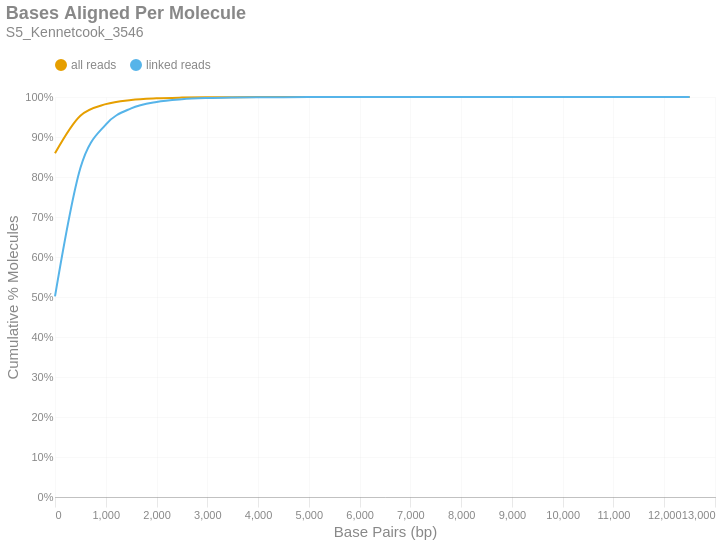

Here is the notebook cell this chart was saved with:
### Markdown cell above
### Bases Aligned Per Molecule
This is a cumulative frequency distribution showing the number of base pairs aligned per unique molecule. These data are shown in 500 bp bins. There are two distributions: one with `all reads` (yellow) and another with only `linked reads` (blue). The percent of molecules in the `linked reads` distribution is relative to the total number of linked molecules.

### Code cell
if SKIPLR:
    print_html(f"Skipped")
else:
    binned_df = consolidated_hist(valids['aligned_bp'], mask, 500, True)
    with SafeRender(binned_df):
        (
            density_plot(binned_df, 'Bases Aligned Per Molecule', samplename, 'basesper')
            .encode(
                x=alt.X('bin:Q', title="Base Pairs (bp)").axis(tickMinStep=500).scale(padding=0),
                y=alt.Y('value:Q', title='Cumulative % Molecules')
                    .axis(format='%')
                    .scale(domain = [0,1])
                    .stack(False),
                color=alt.Color("key:N").scale(domain = ["all reads", "linked reads"]),
                tooltip = [
                    alt.Tooltip("key:N", title = "Data Type"),
                    alt.Tooltip("range_label:N", title="Bases Aligned Per Molecule"),
                    alt.Tooltip("value:Q", format = ".2%", title="% Molecules (Cum.)")
                ]
            )
        ).display()

### Figure 1 — Vega-Lite specification as saved in the notebook (floating-point values rounded to 4 significant figures)
{"width": "container", "height": 400, "config": {"title": {"anchor": "start", "dy": -15, "fontSize": 18, "color": "#888888", "subtitleColor": "#888888", "subtitleFontSize": 14}, "arc": {"fill": "#0072B2"}, "axis": {"domainColor": "#888888", "domainWidth": 0.5, "gridWidth": 0.2, "grid": false, "titleFontWeight": 400, "titleFontSize": 15, "labelFontSize": 11, "labelColor": "#888888", "tickColor": "#888888", "tickWidth": 0.2, "titleColor": "#888888"}, "axisBand": {"grid": false}, "axisX": {"grid": true, "tickSize": 10, "domainCap": "round"}, "axisY": {"domain": false, "grid": true, "tickSize": 0, "domainCap": "round"}, "background": "transparent", "header": {"labelFontSize": 15, "labelColor": "#888888", "titleFontSize": 15, "titleFontWeight": 600, "titleColor": "#888888"}, "legend": {"labelFont": "sans-serif", "labelFontSize": 12, "labelColor": "#888888", "symbolSize": 100, "symbolType": "circle", "titleFontSize": 12, "titlePadding": 10, "titleColor": "#888888", "title": null, "orient": "top"}, "range": {"category": ["#E69F00", "#56B4E9", "#009E73", "#F0E442", "#0072B2", "#D55E00", "#CC79A7", "#000000"], "diverging": ["#cfe8f3", "#a2d4ec", "#73bfe2", "#46abdb", "#1696d2", "#12719e"]}, "area": {"fill": "#0072B2", "fillOpacity": 0.7, "line": true, "strokeOpacity": 0.7}, "line": {"color": "#0072B2", "stroke": "#0072B2", "strokeWidth": 2}, "trail": {"color": "#0072B2", "stroke": "#0072B2", "strokeWidth": 0, "size": 1}, "point": {"filled": true, "fillOpacity": 1.0, "size": 95}, "text": {"color": "#888888", "fontSize": 11, "align": "right", "fontWeight": 400, "size": 11}, "bar": {"fill": "#0072B2", "stroke": null}, "view": {"stroke": null, "continuousWidth": 660, "continuousHeight": 400}}, "data": {"name": "data-7688e3f39b976551f7aa816c9a7a277e"}, "mark": {"type": "line", "interpolate": "monotone", "point": {"opacity": 0, "size": 275}}, "encoding": {"color": {"field": "key", "scale": {"domain": ["all reads", "linked reads"]}, "type": "nominal"}, "tooltip": [{"field": "key", "title": "Data Type", "type": "nominal"}, {"field": "range_label", "title": "Bases Aligned Per Molecule", "type": "nominal"}, {"field": "value", "format": ".2%", "title": "% Molecules (Cum.)", "type": "quantitative"}], "x": {"axis": {"tickMinStep": 500}, "field": "bin", "scale": {"padding": 0}, "title": "Base Pairs (bp)", "type": "quantitative"}, "y": {"axis": {"format": "%"}, "field": "value", "scale": {"domain": [0, 1]}, "stack": false, "title": "Cumulative % Molecules", "type": "quantitative"}}, "params": [{"name": "param_c36ac31b6afebe62", "select": {"type": "point", "fields": ["key"]}, "bind": "legend"}], "title": {"text": "Bases Aligned Per Molecule", "subtitle": "S5_Kennetcook_3546"}, "transform": [{"fold": ["all reads (cumsum)", "linked reads (cumsum)"]}, {"calculate": "replace(datum.key, ' (cumsum)', '')", "as": "key"}, {"filter": {"param": "param_c36ac31b6afebe62"}}], "usermeta": {"embedOptions": {"downloadFileName": "S5_Kennetcook_3546.basesper"}}, "$schema": "https://vega.github.io/schema/vega-lite/v6.1.0.json", "datasets": {"data-7688e3f39b976551f7aa816c9a7a277e": [{"bin": "0.0", "interval": "0.0-500.0", "all reads": 0.8593, "linked reads": 0.5015, "all reads (cumsum)": 0.8593, "linked reads (cumsum)": 0.5015, "range_label": "0-499"}, {"bin": "500.0", "interval": "500.0-1000.0", "all reads": 0.09389, "linked reads": 0.3209, "all reads (cumsum)": 0.9532, "linked reads (cumsum)": 0.8224, "range_label": "500-999"}, {"bin": "1000.0", "interval": "1000.0-1500.0", "all reads": 0.02889, "linked reads": 0.1088, "all reads (cumsum)": 0.9821, "linked reads (cumsum)": 0.9312, "range_label": "1000-1499"}, {"bin": "1500.0", "interval": "1500.0-2000.0", "all reads": 0.01052, "linked reads": 0.04036, "all reads (cumsum)": 0.9926, "linked reads (cumsum)": 0.9715, "range_label": "1500-1999"}, {"bin": "2000.0", "interval": "2000.0-2500.0", "all reads": 0.004166, "linked reads": 0.01602, "all reads (cumsum)": 0.9968, "linked reads (cumsum)": 0.9876, "range_label": "2000-2499"}, {"bin": "2500.0", "interval": "2500.0-3000.0", "all reads": 0.001763, "linked reads": 0.006783, "all reads (cumsum)": 0.9985, "linked reads (cumsum)": 0.9943, "range_label": "2500-2999"}, {"bin": "3000.0", "interval": "3000.0-3500.0", "all reads": 0.0007876, "linked reads": 0.003031, "all reads (cumsum)": 0.9993, "linked reads (cumsum)": 0.9974, "range_label": "3000-3499"}, {"bin": "3500.0", "interval": "3500.0-4000.0", "all reads": 0.0003585, "linked reads": 0.00138, "all reads (cumsum)": 0.9997, "linked reads (cumsum)": 0.9988, "range_label": "3500-3999"}, {"bin": "4000.0", "interval": "4000.0-4500.0", "all reads": 0.0001624, "linked reads": 0.0006247, "all reads (cumsum)": 0.9998, "linked reads (cumsum)": 0.9994, "range_label": "4000-4499"}, {"bin": "4500.0", "interval": "4500.0-5000.0", "all reads": 7.824e-05, "linked reads": 0.0003011, "all reads (cumsum)": 0.9999, "linked reads (cumsum)": 0.9997, "range_label": "4500-4999"}, {"bin": "5000.0", "interval": "5000.0-5500.0", "all reads": 3.977e-05, "linked reads": 0.0001531, "all reads (cumsum)": 1.0, "linked reads (cumsum)": 0.9998, "range_label": "5000-5499"}, {"bin": "5500.0", "interval": "5500.0-6000.0", "all reads": 1.982e-05, "linked reads": 7.629e-05, "all reads (cumsum)": 1.0, "linked reads (cumsum)": 0.9999, "range_label": "5500-5999"}, {"bin": "6000.0", "interval": "6000.0-6500.0", "all reads": 1.138e-05, "linked reads": 4.38e-05, "all reads (cumsum)": 1.0, "linked reads (cumsum)": 1.0, "range_label": "6000-6499"}, {"bin": "6500.0", "interval": "6500.0-7000.0", "all reads": 5.316e-06, "linked reads": 2.046e-05, "all reads (cumsum)": 1.0, "linked reads (cumsum)": 1.0, "range_label": "6500-6999"}, {"bin": "7000.0", "interval": "7000.0-7500.0", "all reads": 2.502e-06, "linked reads": 9.626e-06, "all reads (cumsum)": 1.0, "linked reads (cumsum)": 1.0, "range_label": "7000-7499"}, {"bin": "7500.0", "interval": "7500.0-8000.0", "all reads": 1.939e-06, "linked reads": 7.46e-06, "all reads (cumsum)": 1.0, "linked reads (cumsum)": 1.0, "range_label": "7500-7999"}, {"bin": "8000.0", "interval": "8000.0-8500.0", "all reads": 1.001e-06, "linked reads": 3.85e-06, "all reads (cumsum)": 1.0, "linked reads (cumsum)": 1.0, "range_label": "8000-8499"}, {"bin": "8500.0", "interval": "8500.0-9000.0", "all reads": 3.752e-07, "linked reads": 1.444e-06, "all reads (cumsum)": 1.0, "linked reads (cumsum)": 1.0, "range_label": "8500-8999"}, {"bin": "9000.0", "interval": "9000.0-9500.0", "all reads": 1.876e-07, "linked reads": 7.22e-07, "all reads (cumsum)": 1.0, "linked reads (cumsum)": 1.0, "range_label": "9000-9499"}, {"bin": "9500.0", "interval": "9500.0-10000.0", "all reads": 1.251e-07, "linked reads": 4.813e-07, "all reads (cumsum)": 1.0, "linked reads (cumsum)": 1.0, "range_label": "9500-9999"}, {"bin": "10000.0", "interval": "10000.0-10500.0", "all reads": 0.0, "linked reads": 0.0, "all reads (cumsum)": 1.0, "linked reads (cumsum)": 1.0, "range_label": "10000-10499"}, {"bin": "10500.0", "interval": "10500.0-11000.0", "all reads": 0.0, "linked reads": 0.0, "all reads (cumsum)": 1.0, "linked reads (cumsum)": 1.0, "range_label": "10500-10999"}, {"bin": "11000.0", "interval": "11000.0-11500.0", "all reads": 1.876e-07, "linked reads": 7.22e-07, "all reads (cumsum)": 1.0, "linked reads (cumsum)": 1.0, "range_label": "11000-11499"}, {"bin": "11500.0", "interval": "11500.0-12000.0", "all reads": 0.0, "linked reads": 0.0, "all reads (cumsum)": 1.0, "linked reads (cumsum)": 1.0, "range_label": "11500-11999"}, {"bin": "12000.0", "interval": "12000.0-12500.0", "all reads": 0.0, "linked reads": 0.0, "all reads (cumsum)": 1.0, "linked reads (cumsum)": 1.0, "range_label": "12000-12499"}, {"bin": "12500.0", "interval": "12500.0-13000.0", "all reads": 6.254e-08, "linked reads": 2.407e-07, "all reads (cumsum)": 1.0, "linked reads (cumsum)": 1.0, "range_label": "12500-12999"}]}}
